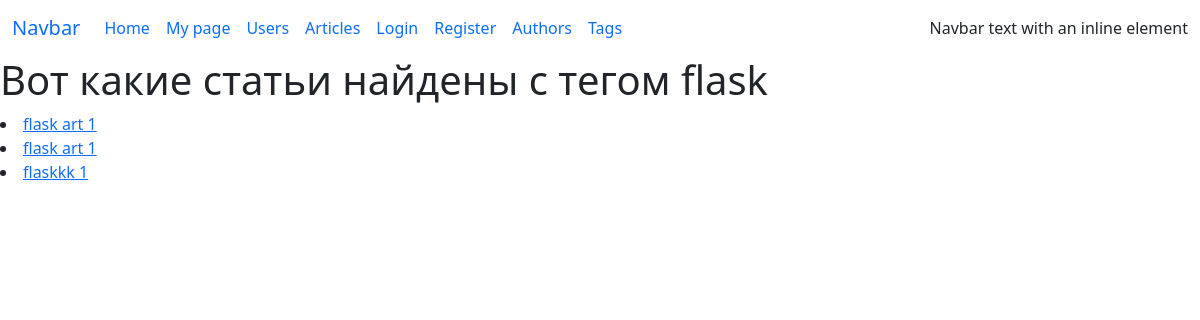
Page /tags/1/ on the committed database.
### blog/models/tag.py (models this page shows)
class Tag(db.Model):
    __tablename__ = 'tags'
    id: so.Mapped[int] = so.mapped_column(primary_key=True, autoincrement=True)
    name: so.Mapped[str] = so.mapped_column(String(32), nullable=False, default='', server_default='')
    articles = relationship('Article',
                            secondary=article_tag_association_table,
                            back_populates='tags')

### blog/models/article.py (models this page shows)
class Article(db.Model):
    __tablename__ = 'articles'
    id: so.Mapped[int] = so.mapped_column(primary_key=True, autoincrement=True)
    author_id: so.Mapped[int] = so.mapped_column(ForeignKey('authors.id'))
    author = relationship('Author', back_populates='articles')
    title: so.Mapped[int] = so.mapped_column(sa.String(200), nullable=False, default='', server_default='')
    body: so.Mapped[int] = so.mapped_column(sa.Text, nullable=False, default='', server_default='')
    dt_created: so.Mapped[DateTime] = so.mapped_column(sa.DateTime(timezone=True),
                                                       default=lambda: datetime.now(timezone.utc),
                                                       server_default=func.now())
    dt_updated: so.Mapped[DateTime] = so.mapped_column(sa.DateTime(timezone=True),
                                                       default=lambda: datetime.now(timezone.utc),
                                                       onupdate=lambda: datetime.now(timezone.utc))
    tags = relationship('Tag',
                        secondary=article_tag_association_table,
                        back_populates='articles',
                        )

### blog/views/tags.py (the view)
@tags_app.route('/<int:tag_id>/', endpoint='tags_articles')
def tags_articles(tag_id: int):
    tag = Tag.query.filter_by(id=tag_id).options(joinedload(Tag.articles)).one_or_none()
    if tag is None:
        raise NotFound
    return render_template('tags/tags_articles.html', tag=tag)

### blog/templates/tags/tags_articles.html (shortened to what this page needs)
{% extends 'base.html' %}
{% block body %}
    <h1>Вот какие статьи найдены с тегом {{ tag.name }}</h1>
    {% for article in tag.articles %}
    <li>
    <a href="{{ url_for('articles_app.details', article_id=article.id) }}">
                {{ article.title }}
                </a>
    </li>
    {% endfor %}
{% endblock %}

### rows in the picture
Tag: name "flask"
Article: title "flask art 1"
Article: title "flask art 1"
Article: title "flaskkk 1"

### other values in the picture
{{ item.label }} "Home" "My page" "Users" "Articles" "Authors" "Tags"
{{ item.label }} "Login"
{{ item.label }} "Register"
